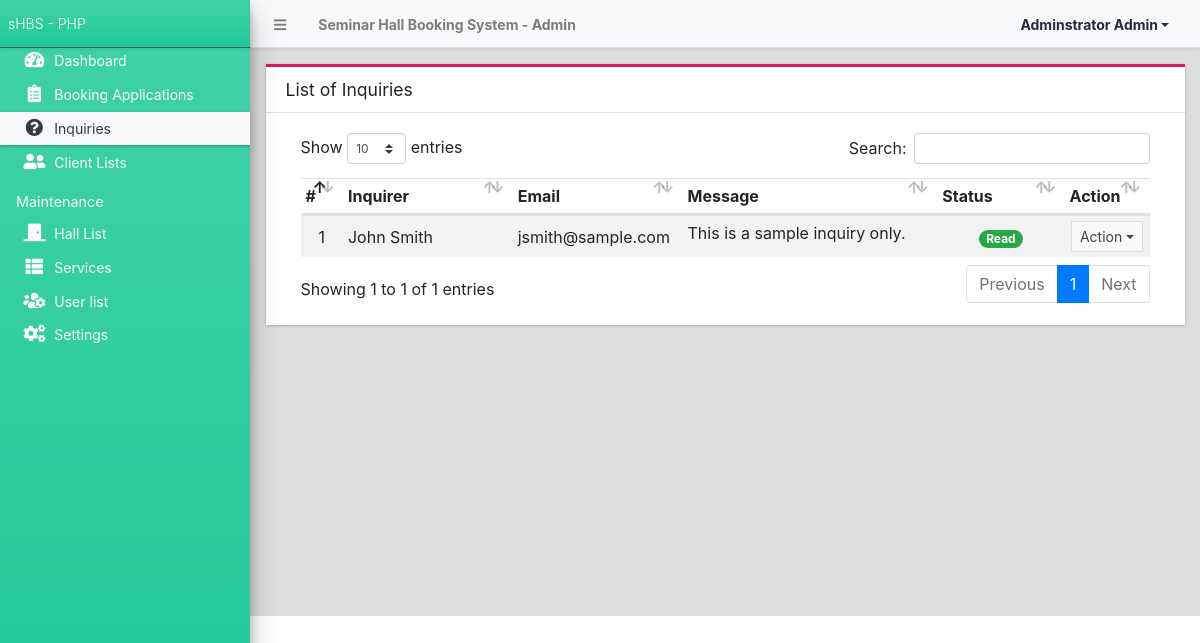
The page /admin/?page=inquiries (signed in) on the database its author committed.
### tables this page shows
CREATE TABLE `message_list` (
  `id` int(30) NOT NULL,
  `fullname` text NOT NULL,
  `contact` text NOT NULL,
  `email` text NOT NULL,
  `message` text NOT NULL,
  `status` tinyint(1) NOT NULL DEFAULT 0,
  `date_created` datetime NOT NULL DEFAULT current_timestamp()
);

### admin/inquiries/index.php (the view, shortened to what this page needs)
<div class="card card-outline card-maroon rounded-0">
	<div class="card-header">
		<h3 class="card-title">List of Inquiries</h3>
	</div>
	<div class="card-body">
		<div class="container-fluid">
        <div class="container-fluid">
			<table class="table table-hover table-striped">
				<colgroup>
					<col width="5%">
					<col width="20%">
					<col width="20%">
					<col width="30%">
					<col width="15%">
					<col width="10%">
				</colgroup>
				<thead>
					<tr>
						<th>#</th>
						<th>Inquirer</th>
						<th>Email</th>
						<th>Message</th>
						<th>Status</th>
						<th>Action</th>
					</tr>
				</thead>
				<tbody>
					<?php
						$i = 1;
						$qry = $conn->query("SELECT * from `message_list`  order by status asc, unix_timestamp(date_created) desc ");
						while($row = $qry->fetch_assoc()):
					?>
						<tr>
							<td class="text-center"><?php echo $i++; ?></td>
							<td><?php echo ucwords($row['fullname']) ?></td>
							<td><?php echo ($row['email']) ?></td>
							<td class="truncate-1"><?php echo ($row['message']) ?></td>
							<td class="text-center">
								<?php if($row['status'] == 1): ?>
									<span class="badge badge-pill badge-success">Read</span>
								<?php else: ?>
								<span class="badge badge-pill badge-primary">Unread</span>
								<?php endif; ?>
							</td>
							<td align="center">
								 <button type="button" class="btn btn-flat btn-default btn-sm dropdown-toggle dropdown-icon" data-toggle="dropdown">
				                  		Action
				                  </button>
							</td>
						</tr>
					<?php endwhile; ?>
				</tbody>
			</table>
		</div>
		</div>
	</div>
</div>

### rows shown on the page
message_list: fullname "John Smith", email "jsmith@sample.com", message "This is a sample inquiry only.", status "Read"

### other values the page prints
$_settings->info('name') "Seminar Hall Booking System"
$_settings->userdata('firstname').' '.$_settings->userdata('lastname') "Adminstrator Admin"
$_settings->info('short_name') "sHBS - PHP"
